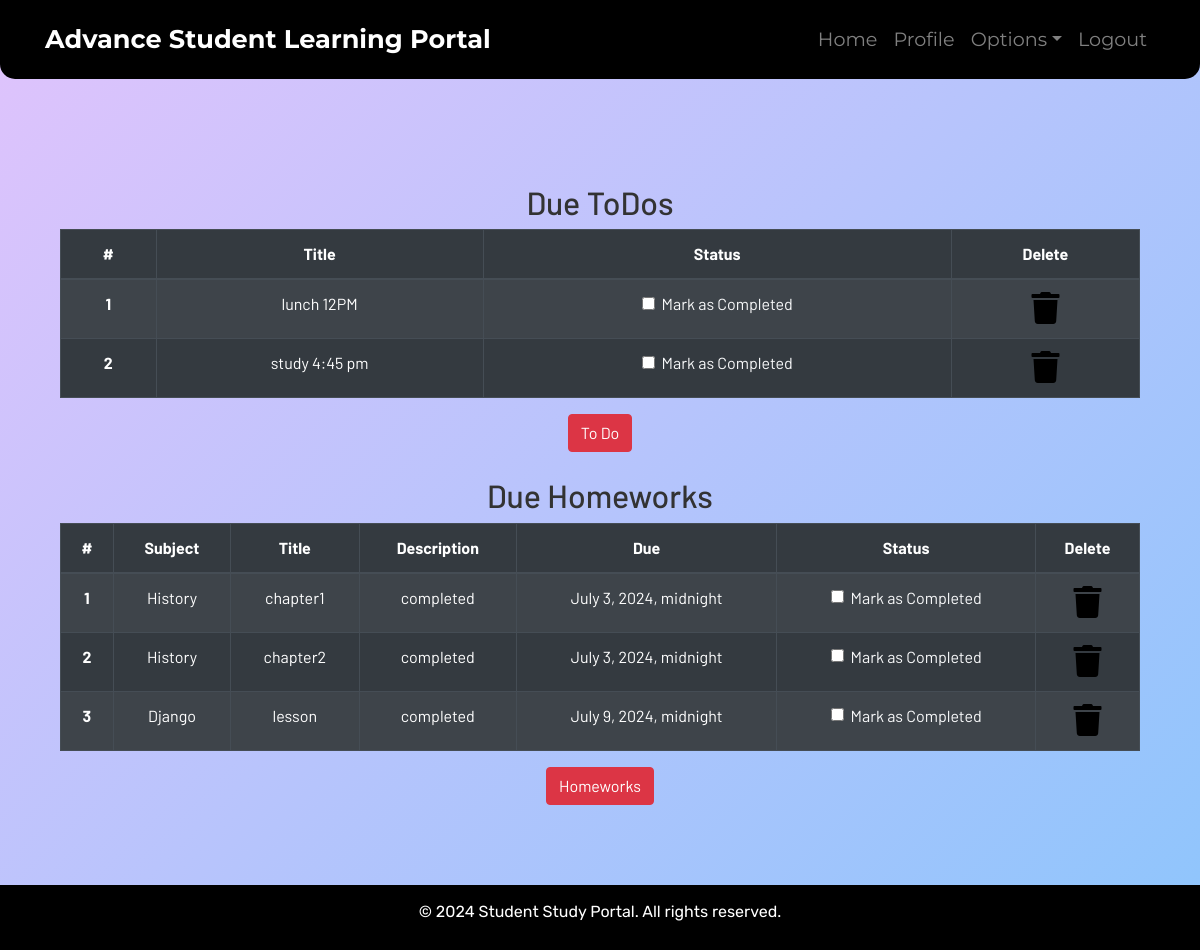
/profile/ (signed in), run on the app's committed database.
### dashboard/models.py (models this page shows, shortened)
class Todo(models.Model):
      user = models.ForeignKey(User,on_delete=models.CASCADE)
      title = models.CharField(max_length=100)
      is_finished = models.BooleanField(default=False)

class Homework(models.Model):
      user = models.ForeignKey(User,on_delete = models.CASCADE)
      subject = models.CharField(max_length=(50))
      title = models.CharField(max_length=(100))
      description = models.TextField()
      due = models.DateTimeField()
      is_finished = models.BooleanField(default=False)

### dashboard/views.py (the view)
# urls.py: path('profile/',dash_views.profile,name='profile'),
@login_required
def profile(request):
     homeworks = Homework.objects.filter(is_finished=False,user = request.user)
     todos = Todo.objects.filter(is_finished=False,user = request.user)
     if len(homeworks) == 0:
          homework_done  = True
     else:
          homework_done = False
     if len(todos) == 0:
          todos_done  = True
     else:
          todos_done = False
     context = {
          'homeworks':homeworks,
          'todos':todos,
          'homework_done':homework_done,
          'todos_done':todos_done,
     }
     return render(request,"dashboard/profile.html",context)

### dashboard/templates/dashboard/profile.html
{% extends 'dashboard/base.html' %}
{% load static %}
{% load crispy_forms_tags%}
{% block content %}
<section class="text-center">
    <div class="container">
    {% if not todos_done %}
        <h2>Due ToDos</h2>
        <table class="table table-striped table-bordered table-hover table-dark">
            <thead>
                <tr>
                    <th scope="col">#</th>
                    <th scope="col">Title</th>
                    <th scope="col">Status</th>
                    <th scope="col">Delete</th>
                </tr>
            </thead>
            <tbody>
                {% for todo in todos %}
                <tr>
                    <th scope="row">{{forloop.counter}}</th>
                    <td>{{todo.title}}</td>
                    <td>
                        <a href="{% url 'update-todo' todo.id %}">
                            <div class="form-check">
                                {% if todo.is_finished == True %}
                                <input class="form-check-input" type="checkbox" value="" checked>
                                {% else %}
                                <input class="form-check-input" type="checkbox" value="">
                                {% endif %}
                                <label class="form-check-label text-light" for="flexCheckDefault">
                                    Mark as Completed
                                </label>
                            </div>
                        </a>
                    </td>
                    <td><a href="{% url 'delete-todo' todo.id %}"><i class="fa fa-trash fa-2x"></i></a></td>
                </tr>
                {% endfor %}
            </tbody>
        </table>
    {% else %}
        <h3>All To dos are completed!!!!</h3>
    {% endif %}
        <a href="{% url 'todo' %}" class="btn btn-danger">To Do</a>
        <br><br>
        {% if not homewokr_done %}
        <h2>Due Homeworks</h2>
        <table class="table table-striped table-bordered table-hover table-dark">
            <thead>
                <tr>
                    <th scope="col">#</th>
                    <th scope="col">Subject</th>
                    <th scope="col">Title</th>
                    <th scope="col">Description</th>
                    <th scope="col">Due</th>
                    <th scope="col">Status</th>
                    <th scope="col">Delete</th>
                </tr>
            </thead>
            <tbody>
                {% for homework in homeworks %}
                <tr>
                    <th scope="row">{{forloop.counter}}</th>
                    <td>{{homework.subject}}</td>
                    <td>{{homework.title}}</td>
                    <td>{{homework.description}}</td>
                    <td>{{homework.due}}</td>
                    <td>
                        <a href="{% url 'update-homework' homework.id %}">
                            <div class="form-check">
                                {% if homework.is_finished == True %}
                                <input class="form-check-input" type="checkbox" value="" checked>
                                {% else %}
                                <input class="form-check-input" type="checkbox" value="">
                                {% endif %}
                                <label class="form-check-label text-light" for="flexCheckDefault">
                                    Mark as Completed
                                </label>
                            </div>
                        </a>
                    </td>
                    <td><a href="{% url 'delete-homework' homework.id %}"><i class="fa fa-trash fa-2x"></i></a></td>
                </tr>
                {% endfor %}
            </tbody>
        </table>
        {% else %}
        <h3>All To homeworks are completed!!!!</h3>
        {% endif %}
        <a href="{% url 'homework' %}" class="btn btn-danger">Homeworks</a>
    </div>
</section>
{% endblock content %}

### dashboard/templates/dashboard/base.html (shortened to what this page needs)
<!DOCTYPE html>
{% load static %}
<html lang="en">
<head>
  <link rel="stylesheet" href="https://stackpath.bootstrapcdn.com/bootstrap/4.3.1/css/bootstrap.min.css" />
  <link rel="stylesheet" href="https://use.fontawesome.com/releases/v5.7.2/css/all.css" />
  <link rel="stylesheet" href="{% static 'css/main.css' %}" />
</head>
<body>
  <header>
    <nav class="navbar navbar-expand-lg navbar-dark">
      <div class="container">
        <a class="navbar-brand" href="{% url 'home' %}">Advance Student Learning Portal  </a>
        <div class="collapse navbar-collapse justify-content-end" id="navbarNav">
          <ul class="navbar-nav">
            <li class="nav-item">
              <a class="nav-link" href="{% url 'home' %}">Home</a>
            </li>
            {% if user.is_authenticated %}
            <li class="nav-item">
              <a class="nav-link" href="{% url 'profile' %}">Profile</a>
            </li>
            <li class="nav-item dropdown">
              <a class="nav-link dropdown-toggle" href="#" id="optionsDropdown" role="button" data-toggle="dropdown" aria-haspopup="true" aria-expanded="false">Options</a>
            </li>
            <li class="nav-item">
              <a class="nav-link" href="{% url 'logout' %}">Logout</a>
            </li>
            {% endif %}
          </ul>
        </div>
      </div>
    </nav>
  </header>
  <main class="container mt-4">
    {% block content %}
    {% endblock %}
  </main>
  <footer>
    <div class="container">
      <p>&copy; 2024 Student Study Portal. All rights reserved.</p>
    </div>
  </footer>
</body>
</html>

### static/css/main.css (style rules this page uses)
html { scroll-behavior: smooth; height: 100%; width: 100%; }
main { font-family: Barlow, Quicksand, Rubik, sans-serif, serif, 'Times New Roman', Times, serif !important; }
footer { font-family: Rubik, sans-serif, serif, 'Times New Roman', Times, serif; }
.navbar { background-color: rgb(0, 0, 0) !important; }
a { text-decoration: none !important; color: black; }
html, body { max-width: 100%; overflow-x: hidden; height: 100%; width: 100%; }
body { background: linear-gradient(rgba(0, 0, 0, 0.2), rgba(255, 255, 255, 0.5)); overflow-x: hidden; background-repeat: no-repeat; }
.fa { color: black; }

### dashboard/templates/dashboard/base.html (style rules this page uses)
body { font-family: 'Montserrat', sans-serif; background: linear-gradient(135deg, #e0c3fc 0%, #8ec5fc 100%); color: #333; }
.navbar { background-color: #6a1b9a; padding: 15px 20px; border-radius: 0 0 15px 15px; }
.navbar-brand { font-size: 1.6rem; color: #fff; font-weight: bold; }
.navbar-nav .nav-link { font-size: 1.2rem; color: #fff; padding: 10px 15px; }
main { padding: 80px; }
footer { background-color: #000; color: #fff; padding: 10px 0px; text-align: center; border-top: 5px solid #000; }

### data on the page
Todo: title "lunch 12PM"
Todo: title "study 4:45 pm"
Homework: subject "History", title "chapter1", description "completed", due "July 3, 2024, midnight"
Homework: subject "History", title "chapter2", description "completed", due "July 3, 2024, midnight"
Homework: subject "Django", title "lesson", description "completed", due "July 9, 2024, midnight"
